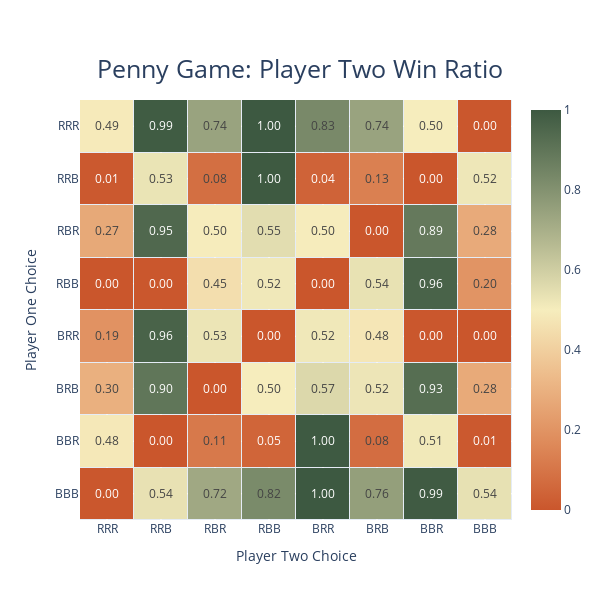

Notebook cell for this chart:
### Markdown cell above
## with wrapper function

### Code cell
game.run_simulation(n_games=100000, data='data/', variation=1)

### Figure 1 — Plotly figure (JSON) as saved in the notebook; plotly's stock layout.template omitted (floating-point values rounded to 4 significant figures)
{"data": [{"colorscale": [[0, "rgb(202, 86, 44)"], [0.1667, "rgb(222, 138, 90)"], [0.3333, "rgb(237, 187, 138)"], [0.5, "rgb(246, 237, 189)"], [0.6667, "rgb(181, 185, 145)"], [0.8333, "rgb(119, 136, 104)"], [1, "rgb(61, 89, 65)"]], "hoverongaps": false, "hovertemplate": "%{y}:%{x} win ratio <br />%{z}", "name": "", "text": [[0.001978, 0.5371, 0.724, 0.8239, 1, 0.7567, 0.9921, 0.5381], [0.4847, 0, 0.1118, 0.04748, 0.997, 0.07517, 0.5134, 0.009891], [0.2967, 0.8981, 0.0009891, 0.4995, 0.5678, 0.5242, 0.9268, 0.276], [0.1949, 0.9644, 0.5252, 0, 0.5163, 0.4768, 0.001978, 0], [0, 0.002967, 0.451, 0.5153, 0, 0.5361, 0.9644, 0.1998], [0.271, 0.9456, 0.4955, 0.5509, 0.4965, 0, 0.8853, 0.277], [0.009891, 0.5302, 0.07913, 0.998, 0.04253, 0.1335, 0, 0.5193], [0.4916, 0.9911, 0.7418, 1, 0.8289, 0.7418, 0.5005, 0.001978]], "texttemplate": "%{text:.2f}", "type": "heatmap", "x": ["RRR", "RRB", "RBR", "RBB", "BRR", "BRB", "BBR", "BBB"], "xgap": 1, "y": ["BBB", "BBR", "BRB", "BRR", "RBB", "RBR", "RRB", "RRR"], "ygap": 1, "z": [[0.001978, 0.5371, 0.724, 0.8239, 1, 0.7567, 0.9921, 0.5381], [0.4847, 0, 0.1118, 0.04748, 0.997, 0.07517, 0.5134, 0.009891], [0.2967, 0.8981, 0.0009891, 0.4995, 0.5678, 0.5242, 0.9268, 0.276], [0.1949, 0.9644, 0.5252, 0, 0.5163, 0.4768, 0.001978, 0], [0, 0.002967, 0.451, 0.5153, 0, 0.5361, 0.9644, 0.1998], [0.271, 0.9456, 0.4955, 0.5509, 0.4965, 0, 0.8853, 0.277], [0.009891, 0.5302, 0.07913, 0.998, 0.04253, 0.1335, 0, 0.5193], [0.4916, 0.9911, 0.7418, 1, 0.8289, 0.7418, 0.5005, 0.001978]]}], "layout": {"height": 600, "title": {"font": {"size": 25}, "text": "Penny Game: Player Two Win Ratio", "x": 0.5, "y": 0.9}, "width": 600, "xaxis": {"autorange": true, "range": [-0.5, 7.5], "title": {"text": "Player Two Choice"}, "type": "category"}, "yaxis": {"autorange": true, "range": [-0.5, 7.5], "title": {"text": "Player One Choice"}, "type": "category"}}}
